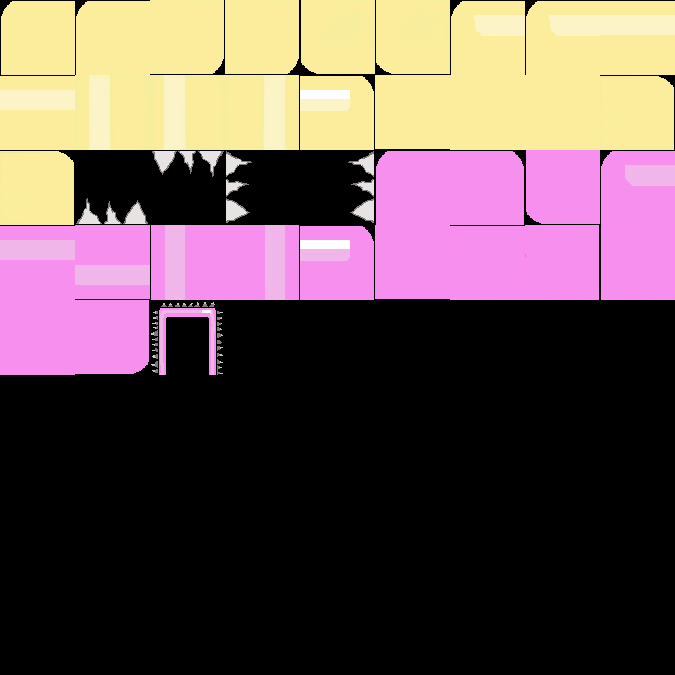

A 2D game scene composited from a Tiled map and its tileset images. What follows is a short description and the map's XML, with every tile layer's data as written:
An orthogonal 9x9 tile map with 75x75 px tiles, 1 tile layer (Tile Layer 1).

<map version="1.0" tiledversion="1.1.6" orientation="orthogonal" renderorder="right-down" width="9" height="9" tilewidth="75" tileheight="75" infinite="0" nextobjectid="1">
 <tileset firstgid="1" source="tilesetfinal.tsx" />
 <layer name="Tile Layer 1" width="9" height="9">
  <data encoding="csv">
1,2,3,4,5,6,7,8,9,
10,11,12,13,14,15,16,17,18,
19,20,21,22,23,24,25,26,27,
28,29,30,31,32,33,34,35,36,
37,38,39,0,0,0,0,0,0,
0,0,0,0,0,0,0,0,0,
0,0,0,0,0,0,0,0,0,
0,0,0,0,0,0,0,0,0,
0,0,0,0,0,0,0,0,0
</data>
 </layer>
</map>
